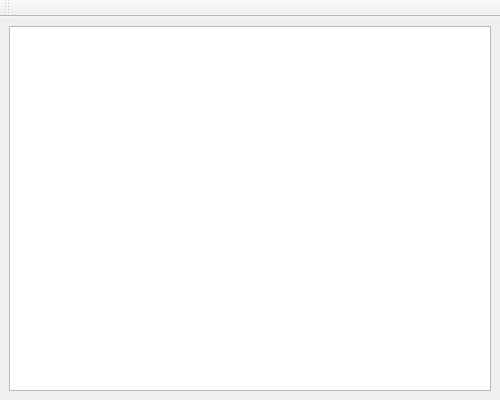
<?xml version="1.0" encoding="UTF-8"?>
<ui version="4.0">
 <class>Tools</class>
 <widget class="QMainWindow" name="Tools">
  <property name="geometry">
   <rect>
    <x>0</x>
    <y>0</y>
    <width>500</width>
    <height>400</height>
   </rect>
  </property>
  <property name="windowTitle">
   <string>Tools</string>
  </property>
  <widget class="QWidget" name="centralwidget">
   <layout class="QVBoxLayout" name="verticalLayout">
    <item>
     <widget class="QPlainTextEdit" name="txtOutput">
      <property name="readOnly">
       <bool>true</bool>
      </property>
     </widget>
    </item>
   </layout>
  </widget>
  <widget class="QToolBar" name="toolBar">
   <property name="windowTitle">
    <string>toolBar</string>
   </property>
   <attribute name="toolBarArea">
    <enum>TopToolBarArea</enum>
   </attribute>
   <attribute name="toolBarBreak">
    <bool>false</bool>
   </attribute>
  </widget>
  <action name="actionExit">
   <property name="icon">
    <iconset resource="../icons/icons.qrc">
     <normaloff>:/icons/Close-16.png</normaloff>:/icons/Close-16.png</iconset>
   </property>
   <property name="text">
    <string>Exit</string>
   </property>
   <property name="toolTip">
    <string>Exit</string>
   </property>
  </action>
  <action name="actionExec">
   <property name="icon">
    <iconset resource="../icons/icons.qrc">
     <normaloff>:/icons/play-16.png</normaloff>:/icons/play-16.png</iconset>
   </property>
   <property name="text">
    <string>Exec</string>
   </property>
   <property name="toolTip">
    <string>Execute Command</string>
   </property>
  </action>
  <action name="actionClear">
   <property name="icon">
    <iconset resource="../icons/icons.qrc">
     <normaloff>:/icons/edit-clear-16.png</normaloff>:/icons/edit-clear-16.png</iconset>
   </property>
   <property name="text">
    <string>Clear</string>
   </property>
   <property name="toolTip">
    <string>Clear Output</string>
   </property>
  </action>
 </widget>
 <resources>
  <include location="../icons/icons.qrc"/>
 </resources>
 <connections/>
</ui>
